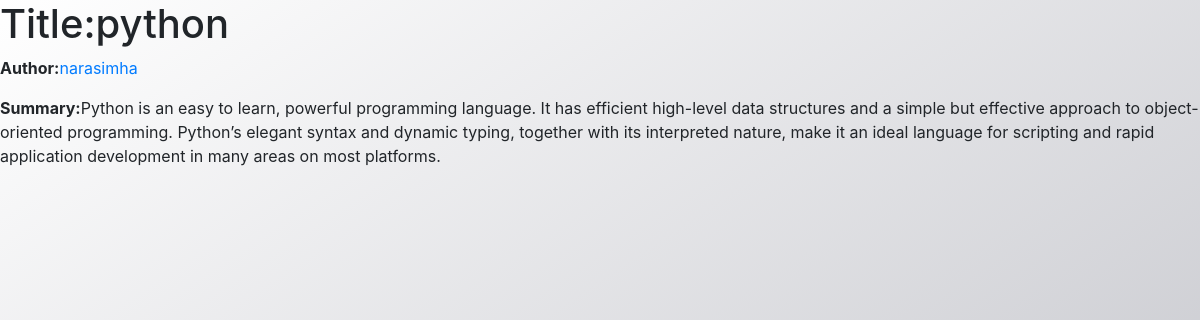
Screenshot of /home/book/1/ with the database file from the repository.
### login/models.py (models this page shows, shortened)
class Book(models.Model):
	title=models.CharField(max_length=40)
	author=models.ForeignKey('Author',on_delete=models.CASCADE)
	summary=models.TextField()
	genre=models.ManyToManyField('Genre')
	language=models.ManyToManyField('Language')

class Author(models.Model):
	firstname=models.CharField(max_length=20)
	lastname=models.CharField(max_length=20)
	dateofbirth=models.DateField(null=True)
	dateofdeath=models.DateField(null=True,blank=True)
	def __str__(self):
		return self.firstname

### login/views.py (the view)
# urls.py: url(r'^book/(?P<pk>\d+)/$',views.book_detail,name='book_detail'),
def book_detail(request,pk):
	book_detail=get_object_or_404(Book,pk=pk)
	return render(request,'book_detail.html',{'book_detail':book_detail})

### login/templates/book_detail.html
{%extends 'base.html'%}
{%block content%}
	{%if book_detail%}
		<h1>Title:{{book_detail.title}}</h1>
		<p><strong>Author:</strong><a href=''>{{book_detail.author}}</a></p>
		<p><strong>Summary:</strong>{{book_detail.summary}}</p>
	{%endif%}
{%endblock%}

### login/templates/base.html (shortened to what this page needs)
{%load static%}
<html>
<head>
<link rel="stylesheet" href="https://maxcdn.bootstrapcdn.com/bootstrap/4.1.0/css/bootstrap.min.css">
<link rel='stylesheet' href={%static 'bg.css'%}>
</head>
<body>
	{%block content%}
	{%endblock%}
</body>
</html>

### login/static/bg.css (style rules this page uses)
body { background: linear-gradient(to bottom right,white,#bcbdc4) ; }

### rows the page displays
Book: title "python", author "narasimha", summary "Python is an easy to learn, powerful programming language. It has efficient high-level data structures and a simple but effective approach to object-oriented programming. Python’s elegant syntax and dynamic typing, together with its interpreted nature, make it an ideal language for scripting and rapid application development in many areas on most platforms."
